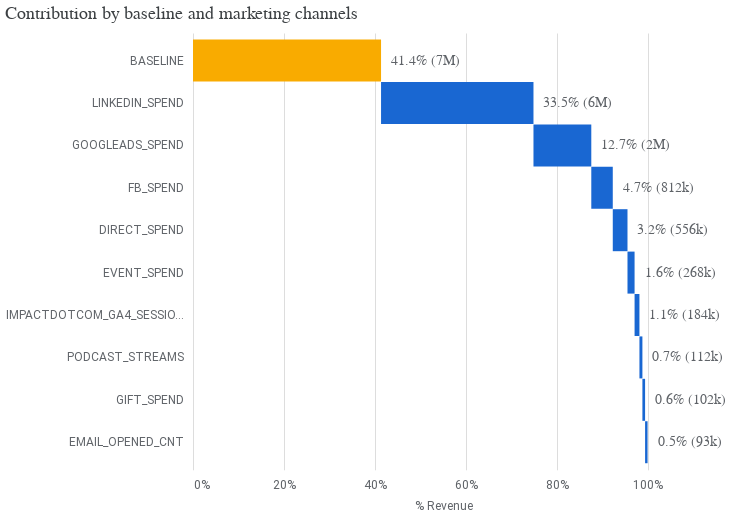

Source (notebook cell):
### Code cell
# Generate each individual chart and remove their individual config attributes to avoid conflicts on concatenation
media_summary.plot_contribution_waterfall_chart()

### Figure 1 — Vega-Lite specification as saved in the notebook (floating-point values rounded to 4 significant figures)
{"config": {"view": {"continuousWidth": 300, "continuousHeight": 300, "strokeOpacity": 0}, "axis": {"labelColor": "#5F6368", "labelFont": "Roboto", "labelFontSize": 12, "titleColor": "#5F6368", "titleFont": "Roboto", "titleFontSize": 12, "titleFontWeight": "normal", "titlePadding": 10}}, "layer": [{"mark": {"type": "bar", "size": 42}, "encoding": {"color": {"condition": {"test": "(datum.channel === 'BASELINE')", "value": "#F9AB00"}, "value": "#1967D2"}, "x": {"axis": {"domain": false, "format": "%", "labelPadding": 10, "tickCount": 5, "ticks": false}, "field": "prev_sum", "title": "% Revenue", "type": "quantitative"}, "x2": {"field": "sum_outcome"}, "y": {"axis": {"domain": false, "labelPadding": 10, "ticks": false}, "field": "channel", "scale": {"paddingOuter": 0.2}, "sort": null, "title": null, "type": "nominal"}}, "transform": [{"window": [{"op": "sum", "field": "pct_of_contribution", "as": "sum_outcome"}, {"op": "lead", "field": "channel", "as": "kwargs"}]}, {"calculate": "datum.sum_outcome - datum.pct_of_contribution", "as": "prev_sum"}, {"calculate": "datum.incremental_outcome < 0 ? datum.prev_sum : datum.sum_outcome", "as": "text_x"}]}, {"mark": {"type": "text", "align": "left", "color": "#5F6368", "dx": 10, "fontSize": 14}, "encoding": {"text": {"field": "outcome_text", "type": "nominal"}, "x": {"field": "text_x", "type": "quantitative"}, "y": {"axis": {"domain": false, "labelPadding": 10, "ticks": false}, "field": "channel", "scale": {"paddingOuter": 0.2}, "sort": null, "title": null, "type": "nominal"}}, "transform": [{"window": [{"op": "sum", "field": "pct_of_contribution", "as": "sum_outcome"}, {"op": "lead", "field": "channel", "as": "kwargs"}]}, {"calculate": "datum.sum_outcome - datum.pct_of_contribution", "as": "prev_sum"}, {"calculate": "datum.incremental_outcome < 0 ? datum.prev_sum : datum.sum_outcome", "as": "text_x"}]}], "data": {"name": "data-0b0c00a84c49aa8d22cb5177103c1bb8"}, "height": 436.8, "title": {"text": "Contribution by baseline and marketing channels", "anchor": "start", "color": "#3C4043", "font": "Google Sans Display", "fontSize": 18, "fontWeight": "normal", "offset": 10}, "width": 500, "$schema": "https://vega.github.io/schema/vega-lite/v5.20.1.json", "datasets": {"data-0b0c00a84c49aa8d22cb5177103c1bb8": [{"channel": "BASELINE", "incremental_outcome": 7111000.0, "pct_of_contribution": 0.4137, "outcome_text": "41.4% (7M)"}, {"channel": "LINKEDIN_SPEND", "incremental_outcome": 5764000.0, "pct_of_contribution": 0.3353, "outcome_text": "33.5% (6M)"}, {"channel": "GOOGLEADS_SPEND", "incremental_outcome": 2187000.0, "pct_of_contribution": 0.1272, "outcome_text": "12.7% (2M)"}, {"channel": "FB_SPEND", "incremental_outcome": 812200.0, "pct_of_contribution": 0.04726, "outcome_text": "4.7% (812k)"}, {"channel": "DIRECT_SPEND", "incremental_outcome": 556500.0, "pct_of_contribution": 0.03237, "outcome_text": "3.2% (556k)"}, {"channel": "EVENT_SPEND", "incremental_outcome": 267800.0, "pct_of_contribution": 0.01558, "outcome_text": "1.6% (268k)"}, {"channel": "IMPACTDOTCOM_GA4_SESSIONS", "incremental_outcome": 183900.0, "pct_of_contribution": 0.0107, "outcome_text": "1.1% (184k)"}, {"channel": "PODCAST_STREAMS", "incremental_outcome": 112000.0, "pct_of_contribution": 0.006518, "outcome_text": "0.7% (112k)"}, {"channel": "GIFT_SPEND", "incremental_outcome": 101700.0, "pct_of_contribution": 0.005916, "outcome_text": "0.6% (102k)"}, {"channel": "EMAIL_OPENED_CNT", "incremental_outcome": 92880.0, "pct_of_contribution": 0.005404, "outcome_text": "0.5% (93k)"}]}}
